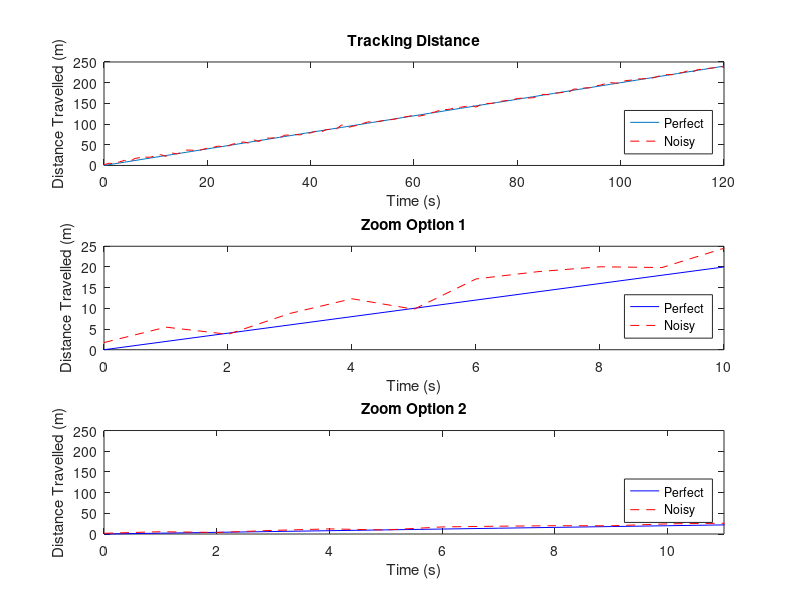

The MATLAB script that drew this image:
clear;

%% Make Time Vector
tt = 0 : 120;

%% Make Distance Vector
dd = 2 * tt;

%% Make Noise
noise = 1 + 2 .* randn(size(dd));

%% Add Noise
ddNoisy = dd + noise;

%% Plotting
subplot(311);
plot(tt, dd);
xlabel('Time (s)');
ylabel('Distance Travelled (m)');
title('Tracking Distance');

hold on;

plot(tt, ddNoisy, 'r--');
legend('Perfect', 'Noisy', 'Location', 'southeast');
hold off;

%% Zooming
ttShort = tt(1 : 11);
ddShort = dd(1 : length(ttShort));
ddNoisyShort = ddNoisy(1 : length(ttShort));

subplot(312);
plot(ttShort, ddShort, 'b-', ttShort, ddNoisyShort, 'r--');
xlabel('Time (s)');
ylabel('Distance Travelled (m)');
title('Zoom Option 1');
legend('Perfect', 'Noisy', 'Location', 'southeast');

subplot(313);
plot(tt, dd, 'b-', tt, ddNoisy, 'r--');
xlabel('Time (s)');
ylabel('Distance Travelled (m)');
title('Zoom Option 2');
legend('Perfect', 'Noisy', 'Location', 'southeast');
xlim([0 length(ttShort)]);

